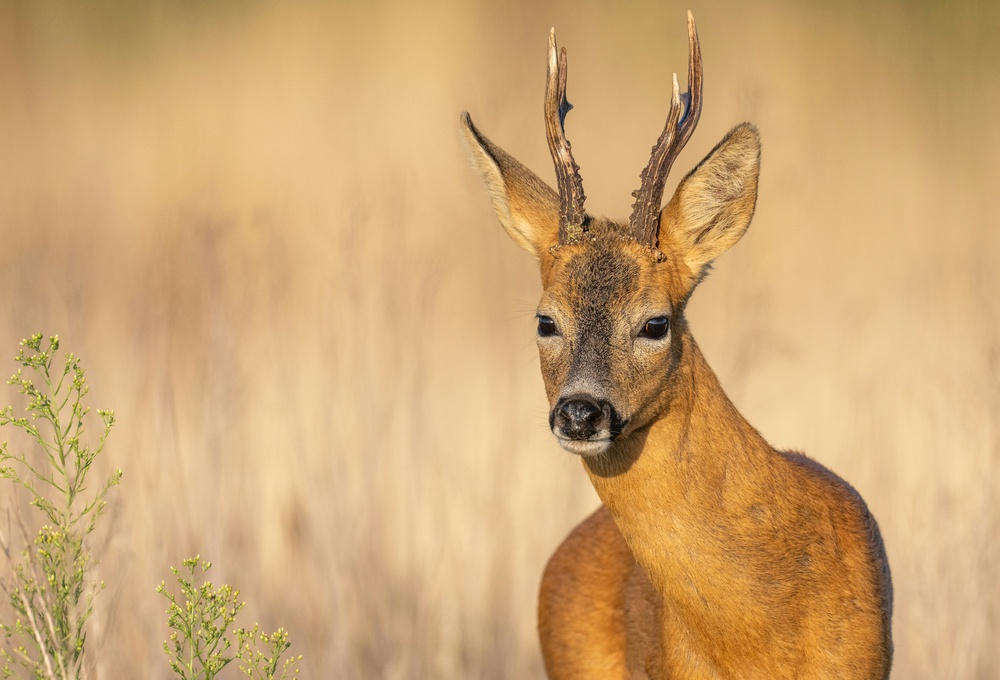
#> input picture images/deer.jpg, 1000 x 680 px, shrunk from 5642 x 3837 before the run
$ jupyter execute test.ipynb
#> lines starting #> are read from the running program, lines starting #| are printed output that depends on the picture
[cell 1]
import cv2
import numpy as np
import matplotlib.pyplot as plt

[cell 2]
img = cv2.imread('../images/deer.jpg', 0)
#> img: shape (680, 1000); min 2, max 255, mean 172
#| Image shape: (680, 1000)

plt.imshow(img, cmap='gray')
plt.show()

[cell 3]
def butterworth_lowpass_filter(shape, cutoff, order=2):
    rows, cols = shape
    crow, ccol = rows // 2, cols // 2

    u = np.arange(rows).reshape(-1, 1) - crow
    v = np.arange(cols).reshape(1, -1) - ccol

    D = np.sqrt(u**2 + v**2)

    D0 = cutoff * min(rows, cols) / 2
    H = 1 / (1 + (D / D0)**(2 * order))

    return H

def butterworth_highpass_filter(shape, cutoff, order=2):
    H_low = butterworth_lowpass_filter(shape, cutoff, order)
    H_high = 1 - H_low

    return H_high

def apply_frequency_filter(image, filter_mask):
    f_transform = np.fft.fft2(image)
    f_shift = np.fft.fftshift(f_transform)

    filtered_shift = f_shift * filter_mask

    f_ishift = np.fft.ifftshift(filtered_shift)
    filtered_image = np.fft.ifft2(f_ishift)
    filtered_image = np.real(filtered_image)

    return filtered_image

[cell 4]
print(f"Image shape: {img.shape}")

cutoff_freq = 0.3
filter_order = 2

lowpass_filter = butterworth_lowpass_filter(img.shape, cutoff_freq, filter_order)
img_lowpass = apply_frequency_filter(img, lowpass_filter)

highpass_filter = butterworth_highpass_filter(img.shape, cutoff_freq, filter_order)
img_highpass = apply_frequency_filter(img, highpass_filter)

fig, axes = plt.subplots(2, 3, figsize=(15, 10))

axes[0, 0].imshow(img, cmap='gray')
axes[0, 0].set_title('Original Image')
axes[0, 0].axis('off')

axes[0, 1].imshow(img_lowpass, cmap='gray')
axes[0, 1].set_title(f'Low-pass Filtered\n(Cutoff: {cutoff_freq}, Order: {filter_order})')
axes[0, 1].axis('off')

axes[0, 2].imshow(img_highpass, cmap='gray')
axes[0, 2].set_title(f'High-pass Filtered\n(Cutoff: {cutoff_freq}, Order: {filter_order})')
axes[0, 2].axis('off')

axes[1, 0].imshow(lowpass_filter, cmap='gray')
axes[1, 0].set_title('Low-pass Filter Mask')
axes[1, 0].axis('off')

axes[1, 1].imshow(highpass_filter, cmap='gray')
axes[1, 1].set_title('High-pass Filter Mask')
axes[1, 1].axis('off')

f_transform = np.fft.fft2(img)
f_shift = np.fft.fftshift(f_transform)
magnitude_spectrum = np.log(np.abs(f_shift) + 1)
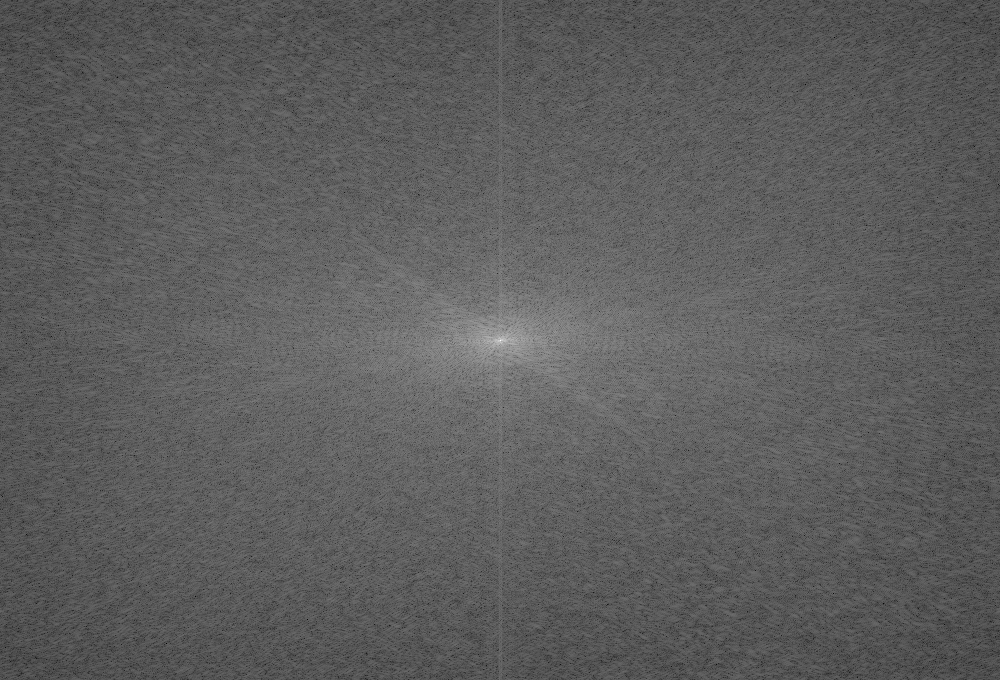
#> magnitude_spectrum: shape (680, 1000) float64; min 2.39, max 18.58, mean 8.32; drawn with min black and max white
axes[1, 2].imshow(magnitude_spectrum, cmap='gray')
axes[1, 2].set_title('Original Frequency Spectrum')
axes[1, 2].axis('off')

plt.tight_layout()
plt.show()
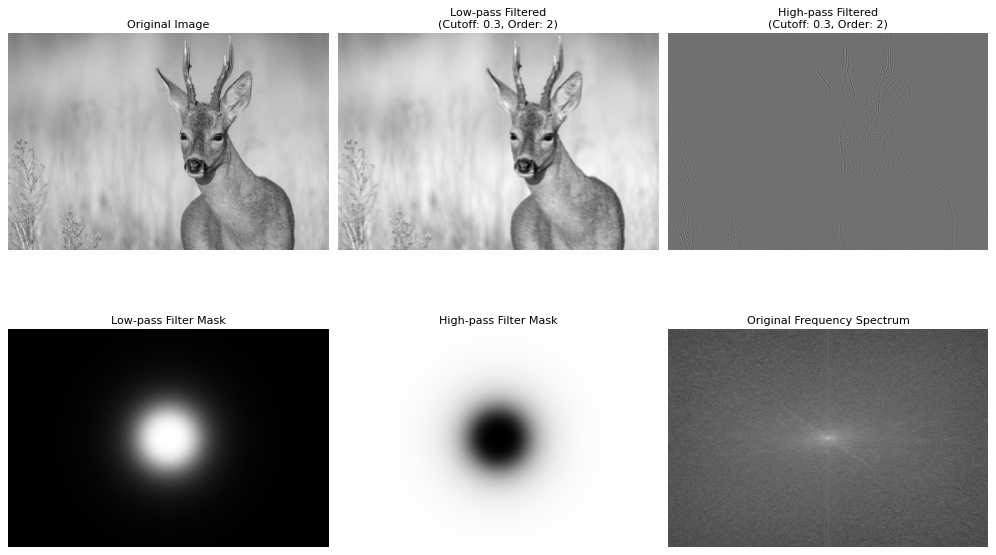
#> figure drawn by matplotlib, 6 panels

[cell 5]
def compare_butterworth_parameters():
    cutoffs = [0.1, 0.3, 0.5]
    orders = [1, 2, 4]

    fig, axes = plt.subplots(len(orders), len(cutoffs) + 1, figsize=(16, 12))

    for i in range(len(orders)):
        axes[i, 0].imshow(img, cmap='gray')
        axes[i, 0].set_title('Original')
        axes[i, 0].axis('off')

    for i, order in enumerate(orders):
        for j, cutoff in enumerate(cutoffs):
            lpf = butterworth_lowpass_filter(img.shape, cutoff, order)
            filtered_img = apply_frequency_filter(img, lpf)

            axes[i, j+1].imshow(filtered_img, cmap='gray')
            axes[i, j+1].set_title(f'Cutoff: {cutoff}\nOrder: {order}')
            axes[i, j+1].axis('off')
#> this loop made 3 passes
#> pass 1, in apply_frequency_filter (call 3), `filtered_image = np.real(filtered_image)`:
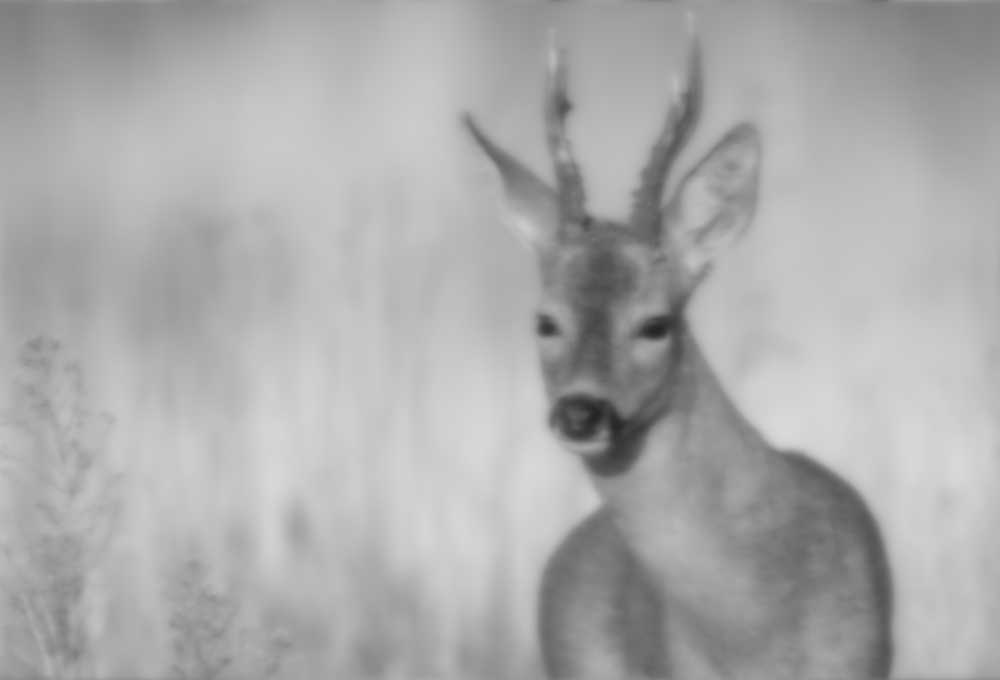
#> filtered_image: shape (680, 1000) float64; min 36.21, max 217.7, mean 172
#> pass 1, in butterworth_lowpass_filter (call 4), `D = np.sqrt(u**2 + v**2)`:
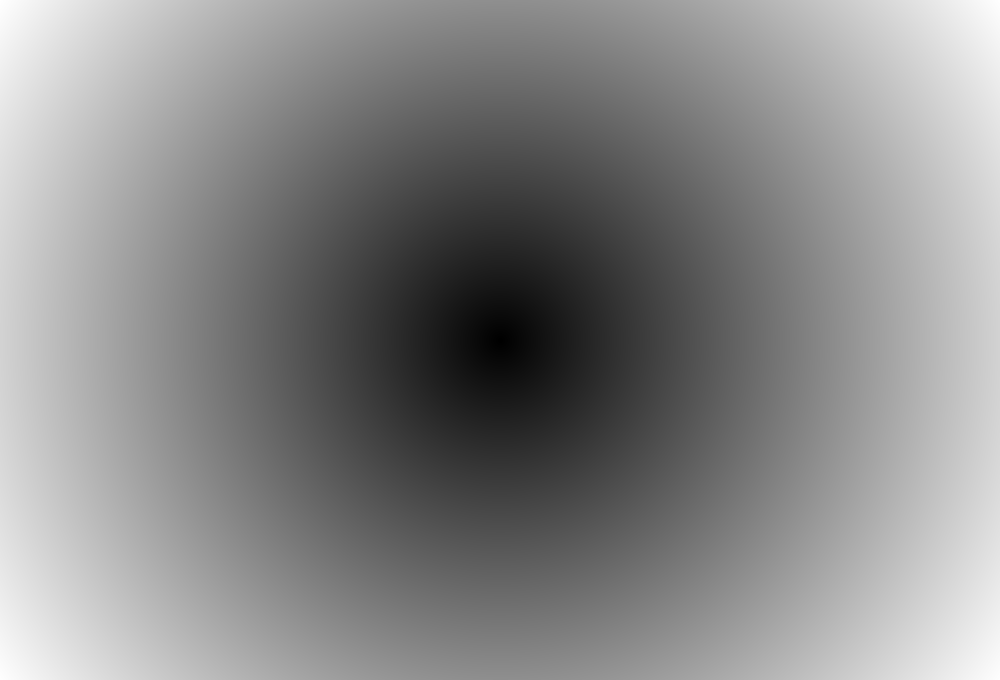
#> D: shape (680, 1000) float64; min 0, max 604.6, mean 324.9; drawn with min black and max white
#> pass 1, in butterworth_lowpass_filter (call 4), `H = 1 / (1 + (D / D0)**(2 * order))`:
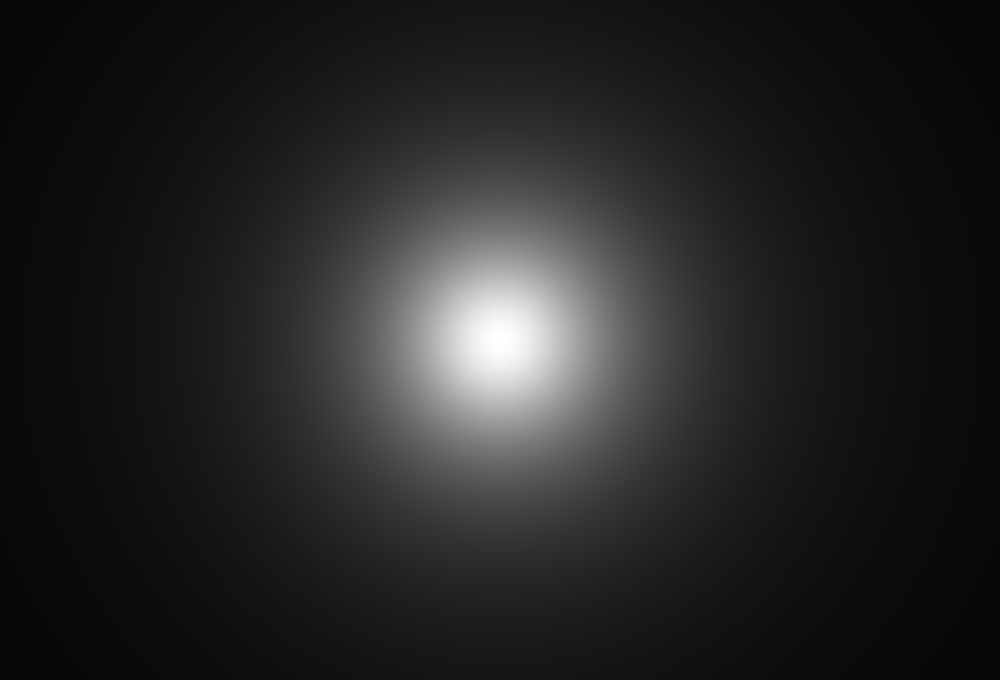
#> H: shape (680, 1000) float64; min 0.0277, max 1, mean 0.145

    plt.suptitle('Butterworth Low-pass Filter - Parameter Comparison', fontsize=16)
    plt.tight_layout()
    plt.show()
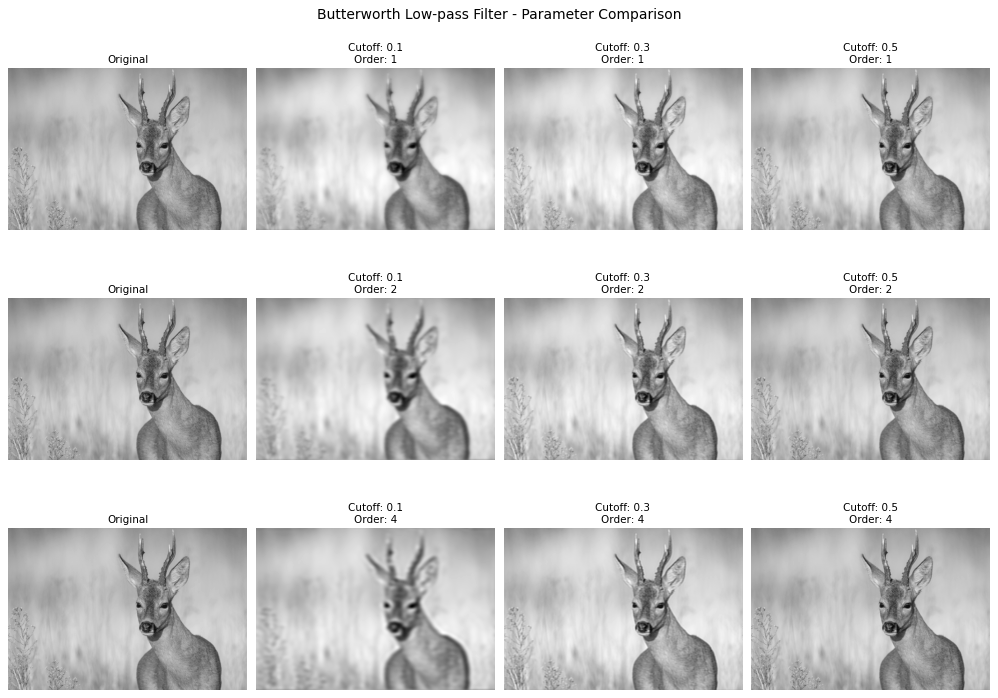
#> figure drawn by matplotlib, 12 panels

compare_butterworth_parameters()

$ run again, with images/flower.jpg copied over images/deer.jpg
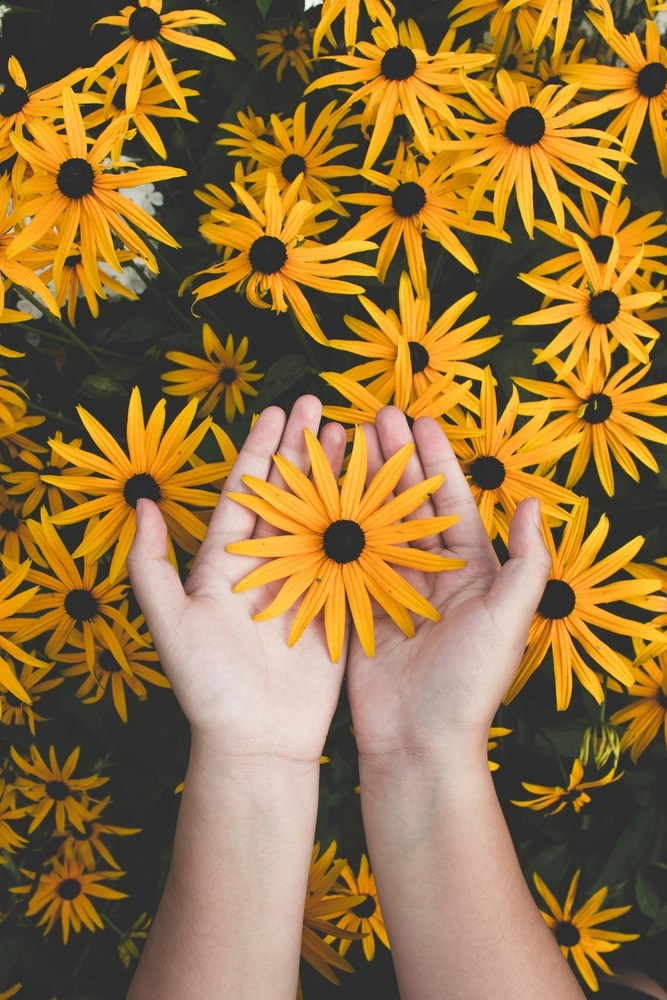
#> input picture images/flower.jpg, 667 x 1000 px, shrunk from 3456 x 5184 before the run
#| Image shape: (1000, 667)
#> the loop in compare_butterworth_parameters, `for i, order in enumerate(orders):` made 3 passes
#> pass 1, in butterworth_lowpass_filter (call 4), `D = np.sqrt(u**2 + v**2)`:
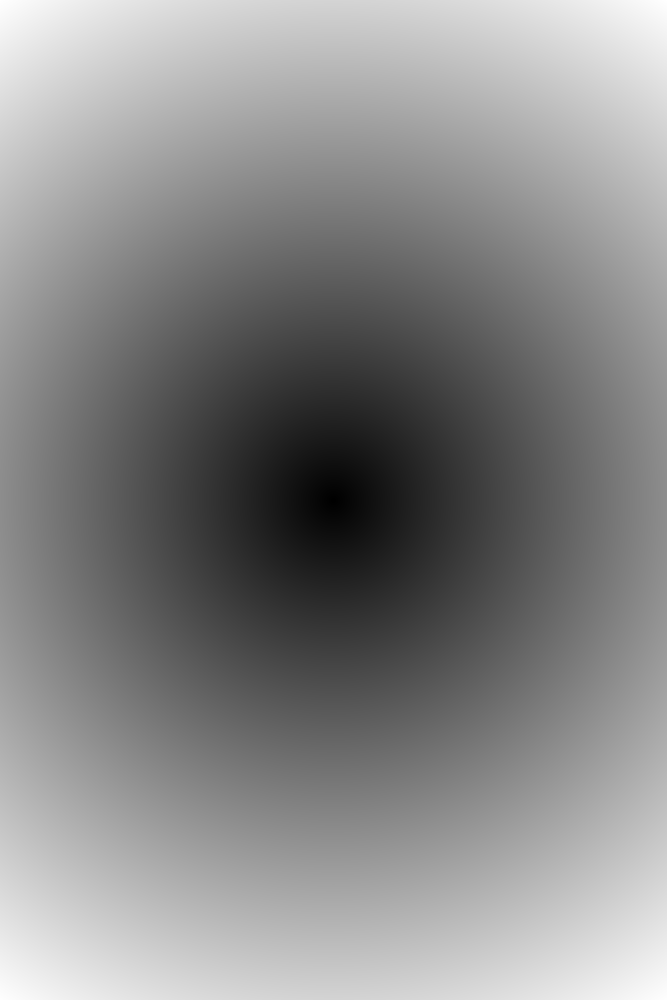
#> D: shape (1000, 667) float64; min 0, max 600.7, mean 322.8; drawn with min black and max white
#> pass 1, in butterworth_lowpass_filter (call 4), `H = 1 / (1 + (D / D0)**(2 * order))`:
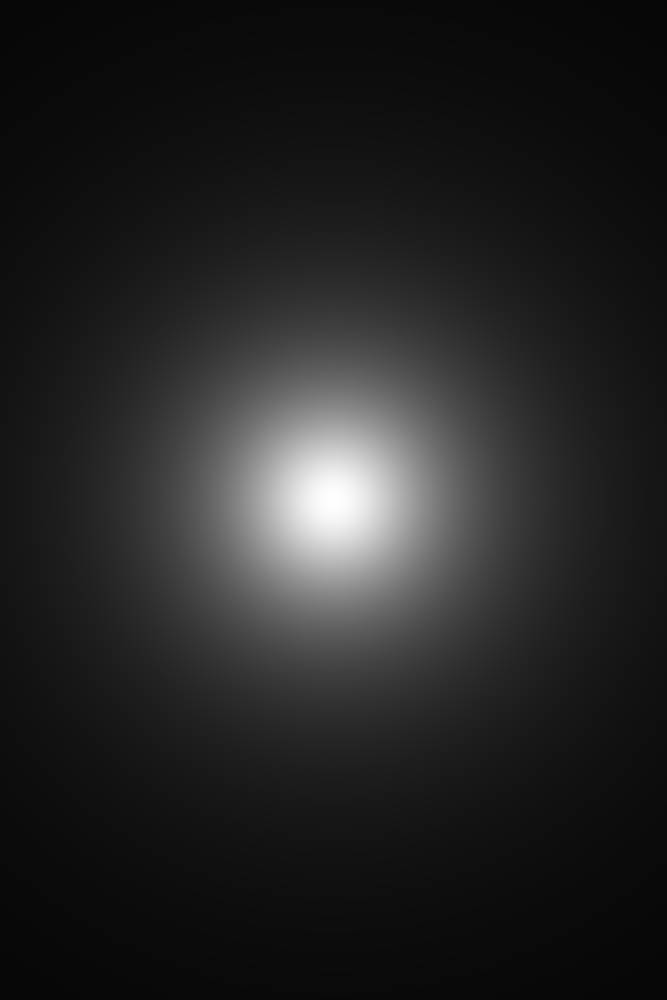
#> H: shape (1000, 667) float64; min 0.027, max 1, mean 0.143
